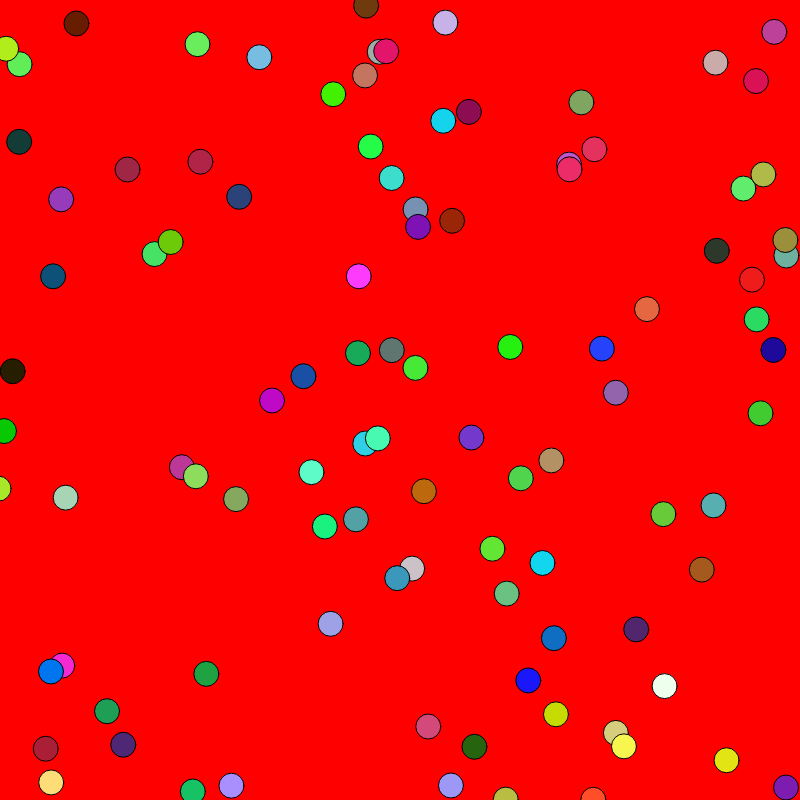
Frame 1 (no input)
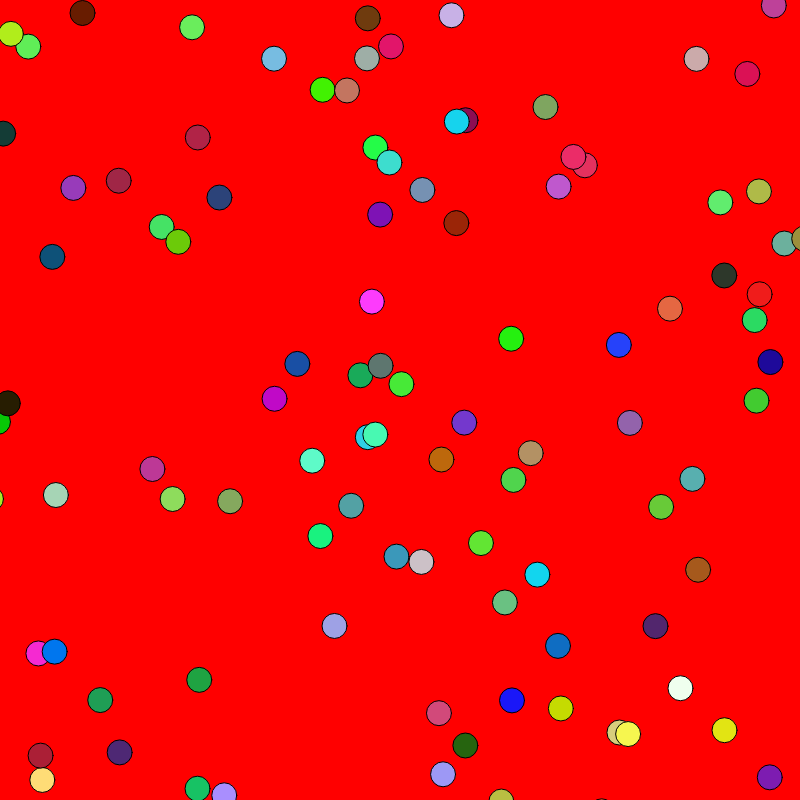
Frame 60 (no input)
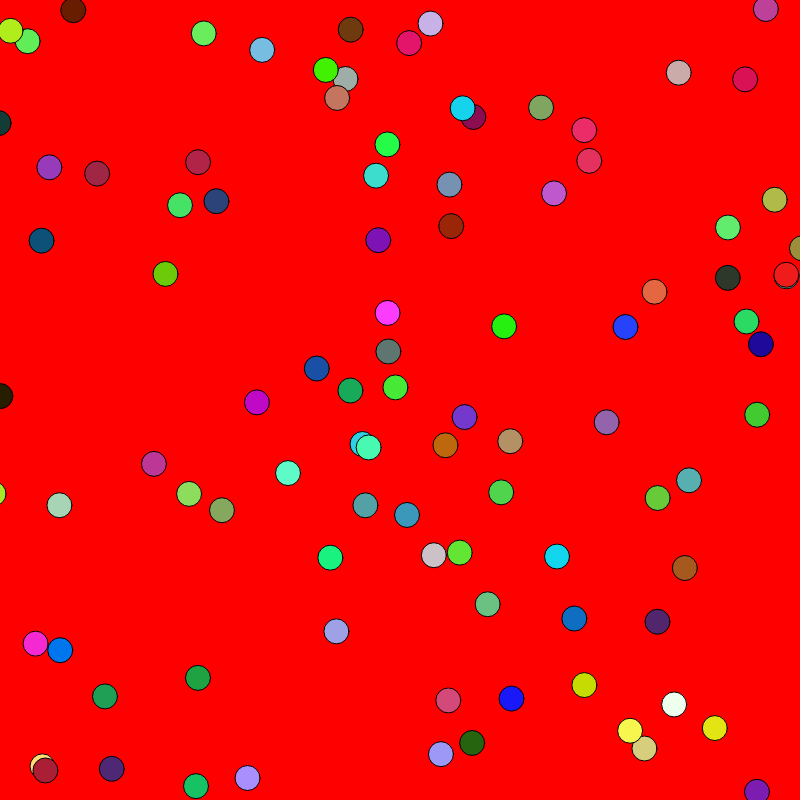
Frame 120 (the mouse pressed at the canvas centre since frame 60)

The p5.js sketch that drew these frames (run headless with seeded random() and noise() and a simulated clock; from frame 60 on, the mouse is pressed at the canvas centre):

// p5.js sketch
// ── sketch.js
var bubbles = [];

function setup() {
	createCanvas(800,800);
	// allows for looping
	for(var i=0; i<100; i++) {
		bubbles.push(new Bubble(random(width),random(height),
			random(255), random(255), random(255)));
	}
}

function draw() {
	background('red');
	for(var i = 0; i<100; i++) {
		bubbles[i].move();
		bubbles[i].show();
	}

}

//Bubbles class
function Bubble(x, y, red, green, blue) {
	this.x = x;
	this.y = y;
	this.red = red;
	this.green = green;
	this.blue = blue;

	this.show = function() {
		// this makes it blue
		// all fill values are from 0 to 255
		fill(this.red,this.green,this.blue);
		ellipse(this.x, this.y, 25, 25);
	};

	this.move = function() {
		this.x += random(-3,3);
		this.y += random(-3,3);
	}
}
